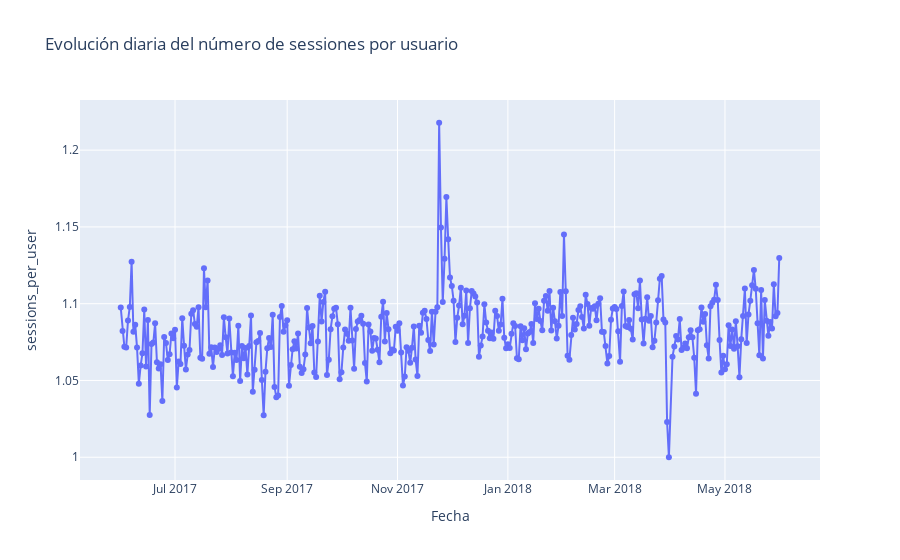
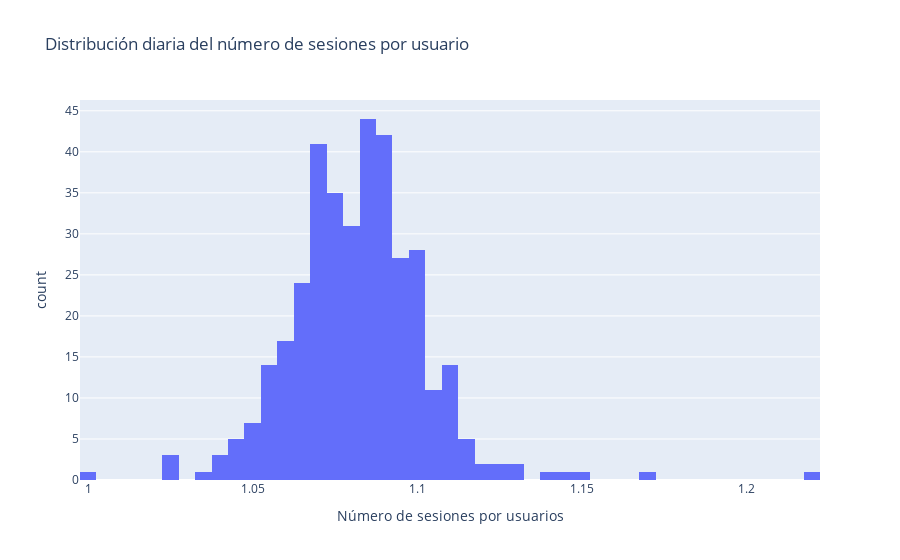
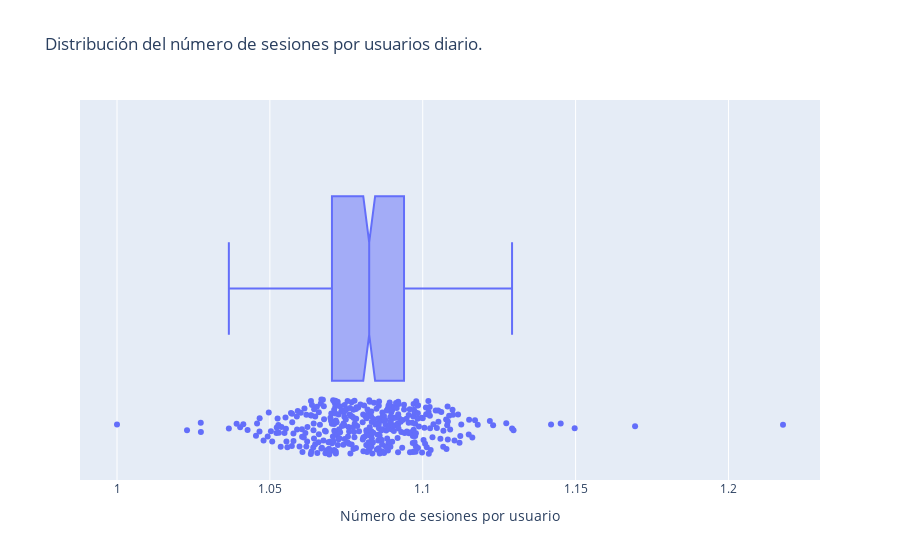
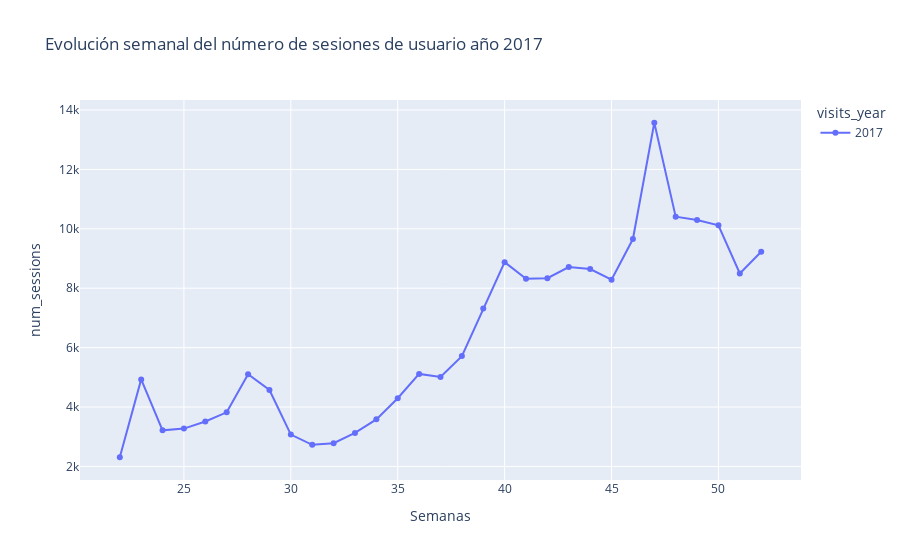

The code cell stored with these charts, in order, in its notebook:
### Markdown cell above
#####  Variación del número de  sesiones

### Code cell
# Evolución del número de sesiones por usuarios diario
# Se grafica la distribución del número de sessiones por usuario
fig_ses = px.line(sessions_user_per_day, x = 'visits_date', y = 'sessions_per_user',
              title = "Evolución diaria del número de sessiones por usuario",
              labels = {'visits_date': 'Fecha', 'session_per_user':'Número de sesiones por usuarios'},
              markers = True
              #color = 'visits_year',
              #symbol = 'visits_year'
              )
fig_ses.show()

hist_ses = px.histogram(x = sessions_user_per_day['sessions_per_user'],
                nbins = 100,
                title = 'Distribución diaria del número de sesiones por usuario',
                labels = {'x': 'Número de sesiones por usuarios', 'y': 'Frecuencia'}
                )
hist_ses.show()

# Se crea un grífico de cajas para ver mejor la disitrbución de los usuarios diarios
box_ses_daily = px.box(x = sessions_user_per_day['sessions_per_user'], notched=True,
                title = 'Distribución del número de sesiones por usuarios diario.', points = 'all',
                labels = {'x': 'Número de sesiones por usuario'})
box_ses_daily.show()

# Se encuentra el número de sesiones por semana
ses_per_week = visits.groupby(['visits_year', 'visits_week']).agg({'uid': ['count', 'nunique']}).reset_index()
ses_per_week.columns = ['visits_year', 'visits_week', 'num_sessions', 'num_users']

# Evolución del número de usuarios durante las semanas del año
ses_week_2017 = px.line(ses_per_week[ses_per_week['visits_year'] == 2017], x = 'visits_week', y = 'num_sessions',
              title = "Evolución semanal del número de sesiones de usuario año 2017",
              labels = {'visits_week': 'Semanas', 'uid':'Número de sesioness'},
              markers = True,
              color = 'visits_year',
              symbol = 'visits_year'
              )
ses_week_2017.show()

ses_week_2018 = px.line(ses_per_week[ses_per_week['visits_year'] == 2018], x = 'visits_week', y = 'num_sessions',
              title = "Evolución semanal del número de sesiones de usuario año 2018",
              labels = {'visits_week': 'Semanas', 'uid':'Número de sesioness'},
              markers = True,
              color = 'visits_year',
              symbol = 'visits_year'
              )
ses_week_2018.show()

# Se encuentra el número de sesiones por mes
ses_per_month = visits.groupby(['visits_year', 'visits_month']).agg({'uid': ['count', 'nunique']}).reset_index()
ses_per_month.columns = ['visits_year', 'visits_month', 'num_sessions', 'num_users']
ses_per_month['visits_month'] = ses_per_month['visits_month'].astype('str')

# Distribución del número de sesiones de usuarios por mes
meses_bars_2017 = px.bar(ses_per_month[ses_per_month['visits_year'] == 2017],
                     x = 'visits_month',
                     y = 'num_sessions',
                     color = 'visits_month',
                     title = 'Evolución del número de sesiones por mes año 2017',
                     labels = {'visits_month': 'Mes', 'num_sessions': 'Número de sesiones'}
                         )

meses_bars_2017.show()

meses_bars_2017 = px.bar(ses_per_month[ses_per_month['visits_year'] == 2018],
                     x = 'visits_month',
                     y = 'num_sessions',
                     color = 'visits_month',
                     title = 'Evolución del número de sesiones por mes año 2018',
                     labels = {'visits_month': 'Mes', 'num_sessions': 'Número de sesiones'}
                         )

meses_bars_2017.show()

### Figure 1 — Plotly figure (JSON) as saved in the notebook; plotly's stock layout.template omitted (floating-point values rounded to 4 significant figures; data arrays with more than 128 entries replaced by an {"elided": "..."} marker saying what was removed)
{"data": [{"hovertemplate": "Fecha=%{x}<br>sessions_per_user=%{y}<extra></extra>", "legendgroup": "", "line": {"color": "#636efa", "dash": "solid"}, "marker": {"symbol": "circle"}, "mode": "markers+lines", "name": "", "orientation": "v", "showlegend": false, "type": "scatter", "x": {"elided": "364 str values"}, "xaxis": "x", "y": {"elided": "364 float values"}, "yaxis": "y"}], "layout": {"legend": {"tracegroupgap": 0}, "title": {"text": "Evolución diaria del número de sessiones por usuario"}, "xaxis": {"anchor": "y", "domain": [0, 1], "title": {"text": "Fecha"}}, "yaxis": {"anchor": "x", "domain": [0, 1], "title": {"text": "sessions_per_user"}}}}

### Figure 2 — Plotly figure (JSON) as saved in the notebook; plotly's stock layout.template omitted (floating-point values rounded to 4 significant figures; data arrays with more than 128 entries replaced by an {"elided": "..."} marker saying what was removed)
{"data": [{"alignmentgroup": "True", "bingroup": "x", "hovertemplate": "Número de sesiones por usuarios=%{x}<br>count=%{y}<extra></extra>", "legendgroup": "", "marker": {"color": "#636efa", "pattern": {"shape": ""}}, "name": "", "nbinsx": 100, "offsetgroup": "", "orientation": "v", "showlegend": false, "type": "histogram", "x": {"elided": "364 float values"}, "xaxis": "x", "yaxis": "y"}], "layout": {"barmode": "relative", "legend": {"tracegroupgap": 0}, "title": {"text": "Distribución diaria del número de sesiones por usuario"}, "xaxis": {"anchor": "y", "domain": [0, 1], "title": {"text": "Número de sesiones por usuarios"}}, "yaxis": {"anchor": "x", "domain": [0, 1], "title": {"text": "count"}}}}

### Figure 3 — Plotly figure (JSON) as saved in the notebook; plotly's stock layout.template omitted (floating-point values rounded to 4 significant figures; data arrays with more than 128 entries replaced by an {"elided": "..."} marker saying what was removed)
{"data": [{"alignmentgroup": "True", "boxpoints": "all", "hovertemplate": "Número de sesiones por usuario=%{x}<extra></extra>", "legendgroup": "", "marker": {"color": "#636efa"}, "name": "", "notched": true, "offsetgroup": "", "orientation": "h", "showlegend": false, "type": "box", "x": {"elided": "364 float values"}, "x0": " ", "xaxis": "x", "y0": " ", "yaxis": "y"}], "layout": {"boxmode": "group", "legend": {"tracegroupgap": 0}, "title": {"text": "Distribución del número de sesiones por usuarios diario."}, "xaxis": {"anchor": "y", "domain": [0, 1], "title": {"text": "Número de sesiones por usuario"}}, "yaxis": {"anchor": "x", "domain": [0, 1]}}}

### Figure 4 — Plotly figure (JSON) as saved in the notebook; plotly's stock layout.template omitted (floating-point values rounded to 4 significant figures)
{"data": [{"hovertemplate": "visits_year=2017<br>Semanas=%{x}<br>num_sessions=%{y}<extra></extra>", "legendgroup": "2017", "line": {"color": "#636efa", "dash": "solid"}, "marker": {"symbol": "circle"}, "mode": "markers+lines", "name": "2017", "orientation": "v", "showlegend": true, "type": "scatter", "x": [22, 23, 24, 25, 26, 27, 28, 29, 30, 31, 32, 33, 34, 35, 36, 37, 38, 39, 40, 41, 42, 43, 44, 45, 46, 47, 48, 49, 50, 51, 52], "xaxis": "x", "y": [2309, 4931, 3214, 3273, 3514, 3822, 5105, 4574, 3072, 2729, 2782, 3128, 3585, 4296, 5115, 5011, 5715, 7315, 8878, 8317, 8336, 8712, 8645, 8287, 9656, 13572, 10409, 10298, 10120, 8500, 9230], "yaxis": "y"}], "layout": {"legend": {"title": {"text": "visits_year"}, "tracegroupgap": 0}, "title": {"text": "Evolución semanal del número de sesiones de usuario año 2017"}, "xaxis": {"anchor": "y", "domain": [0, 1], "title": {"text": "Semanas"}}, "yaxis": {"anchor": "x", "domain": [0, 1], "title": {"text": "num_sessions"}}}}
